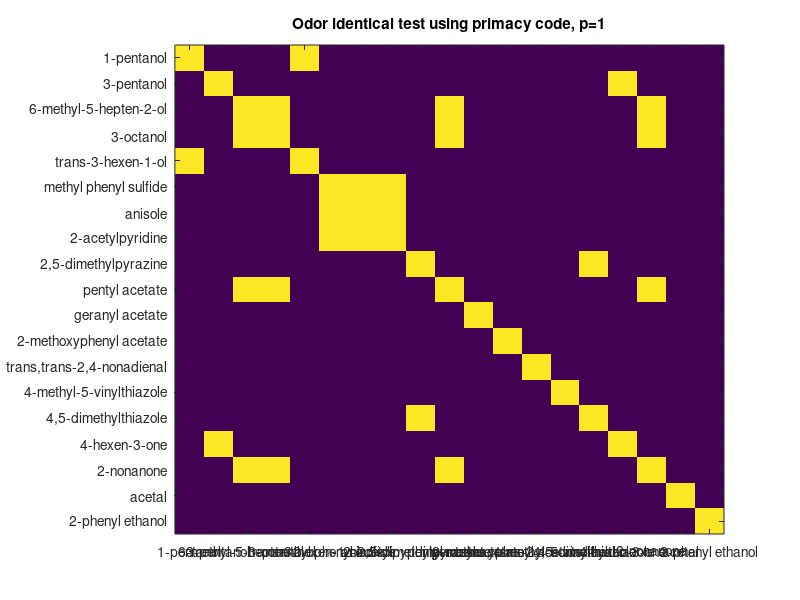
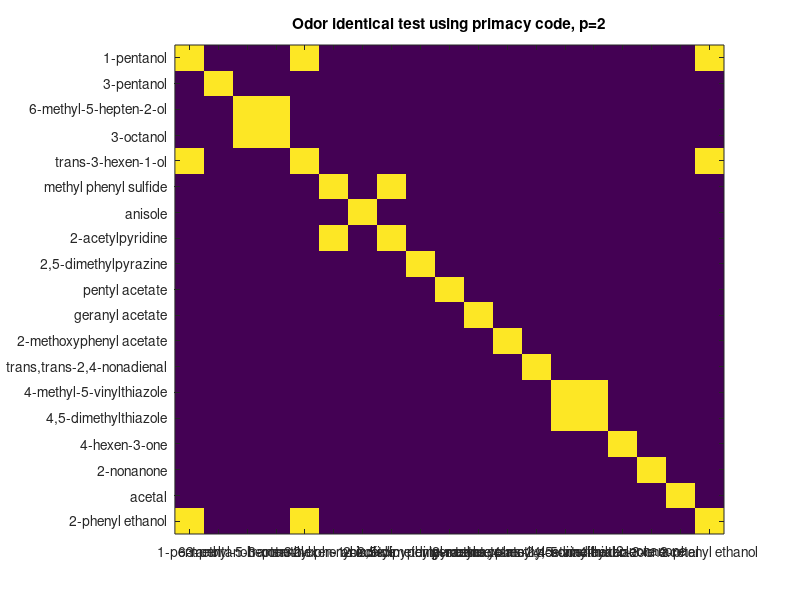
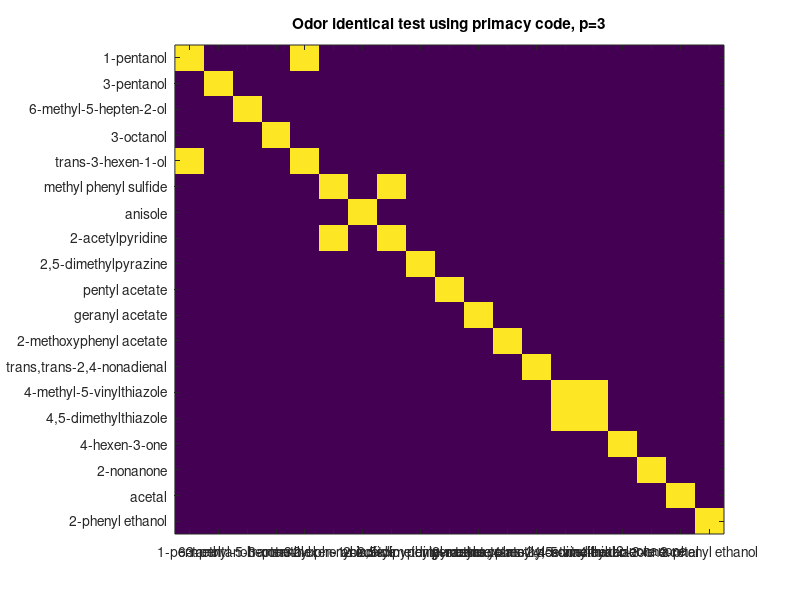
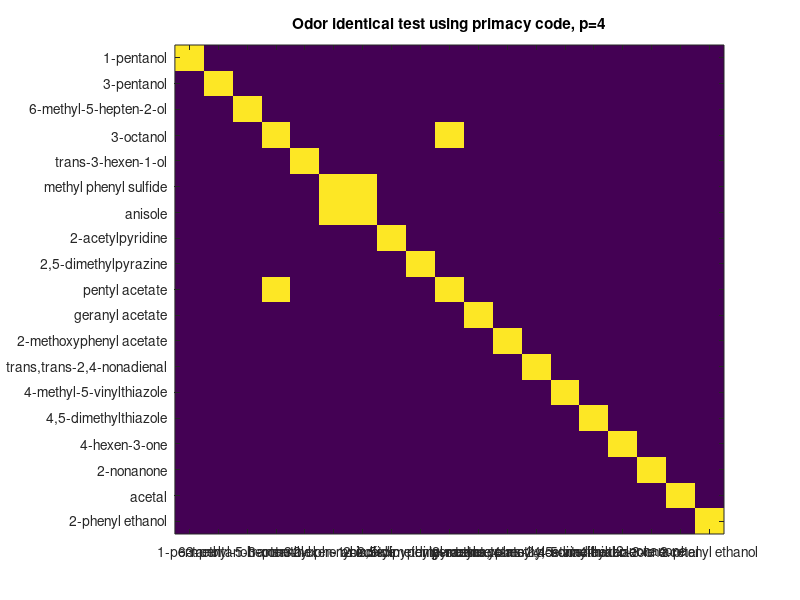

Write the MATLAB code that produced these figures, in order.
load('AnalysisResults/FitDoseResponse.mat', 'cMatrix');
load('data/AveRawDataMatrix.mat', 'odorList');
kdM = cMatrix; clear cMatrix

for i = 1:5 %size of primacy code
    % generate primacy code
    pCode = zeros(19, i);
    for j = 1:19
        a = kdM(j, :);
        [b, index] = sort(a, 'ascend');
        temp = index(1:i);
        temp(find(isnan(b(1:i)))) = NaN;
        pCode(j, :) = temp;
    end
    
    % compare cfode
    confuM = zeros(19,19);
    for j = 1:19
        for k = 1:19
            a = pCode(j, :);
            b = pCode(k, :);
            % if a and b have the same elements
            confuM(j, k) = isequaln(sort(a), sort(b));
        end
    end
    figure; imagesc(confuM); title(['Odor identical test using primacy code, p=', num2str(i)]);
    yticks(1:1:19); yticklabels(odorList);
    xticks(1:1:19); xticklabels(odorList);xtickangle(90);
end